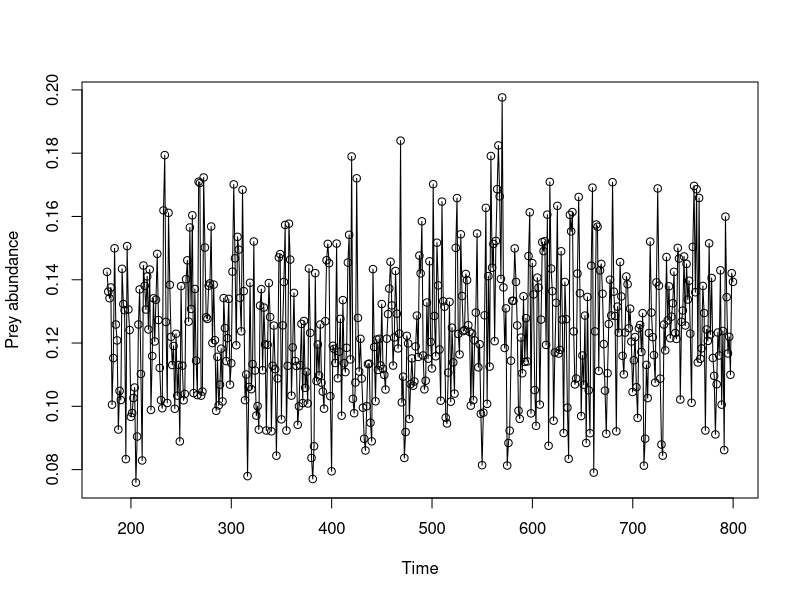
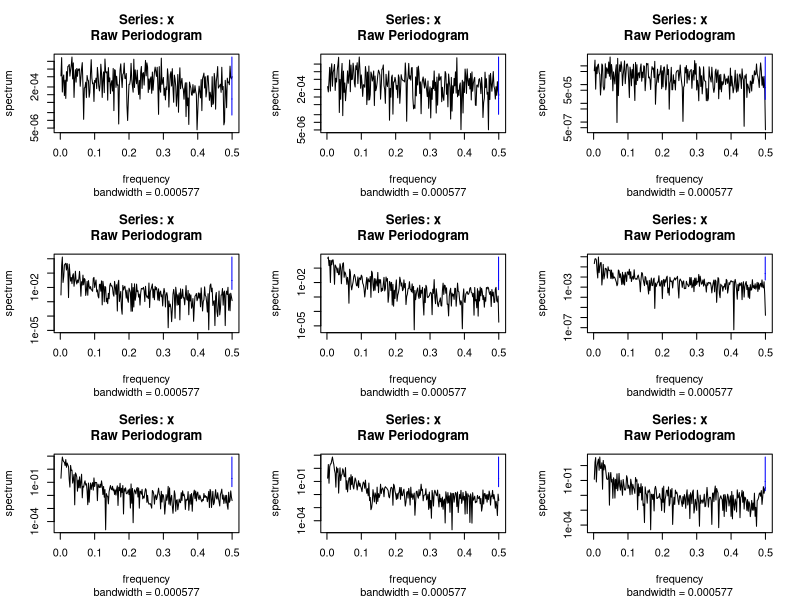
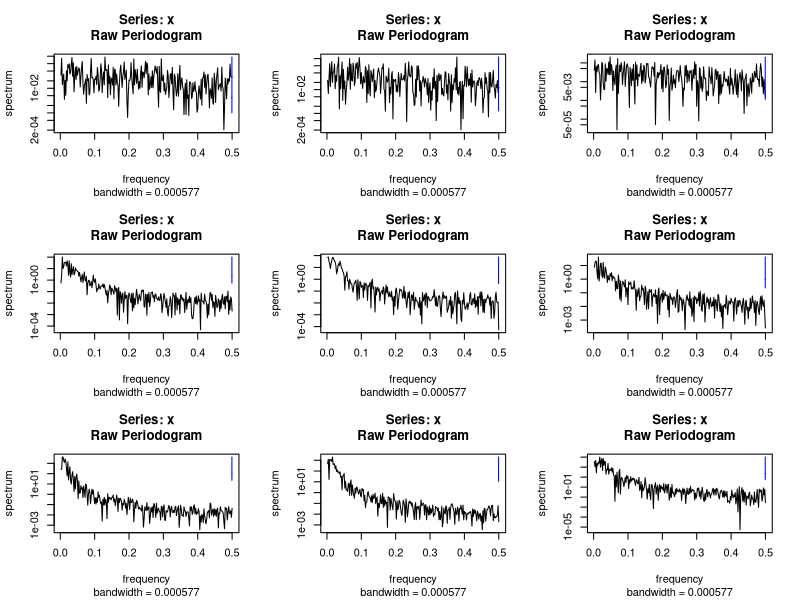
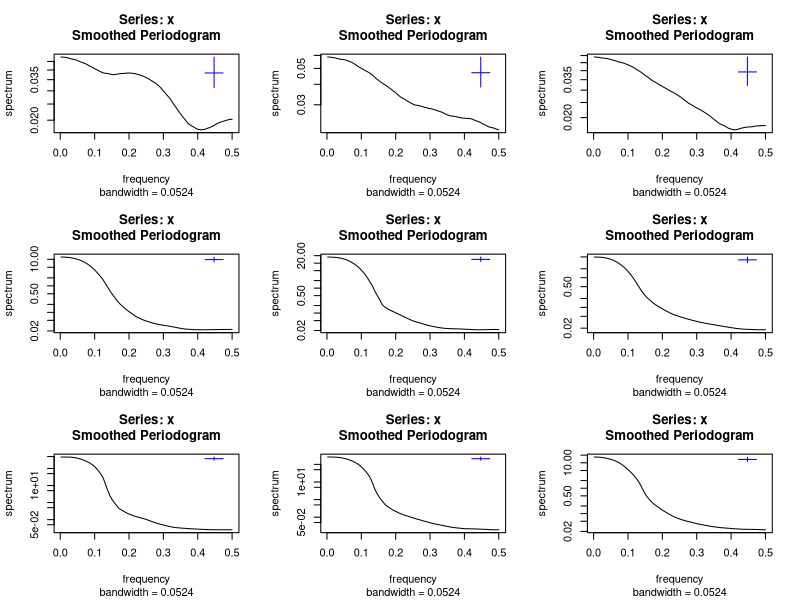
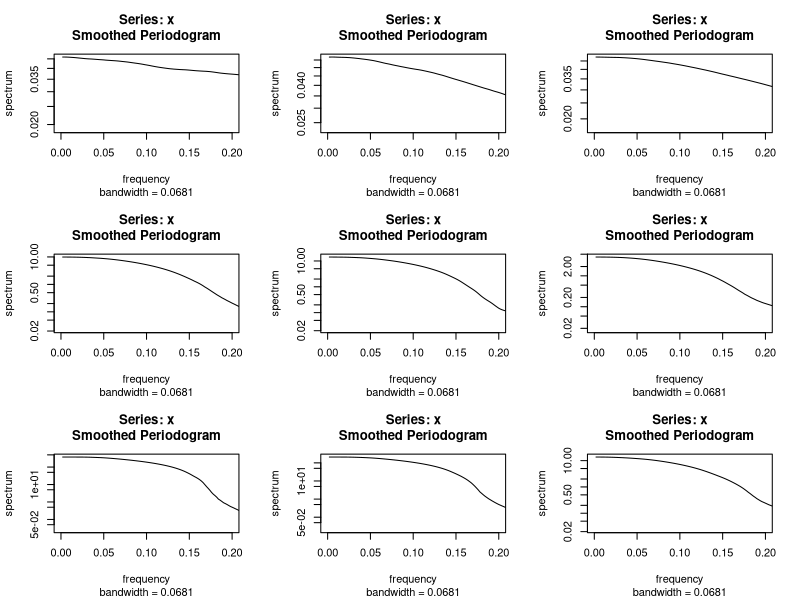
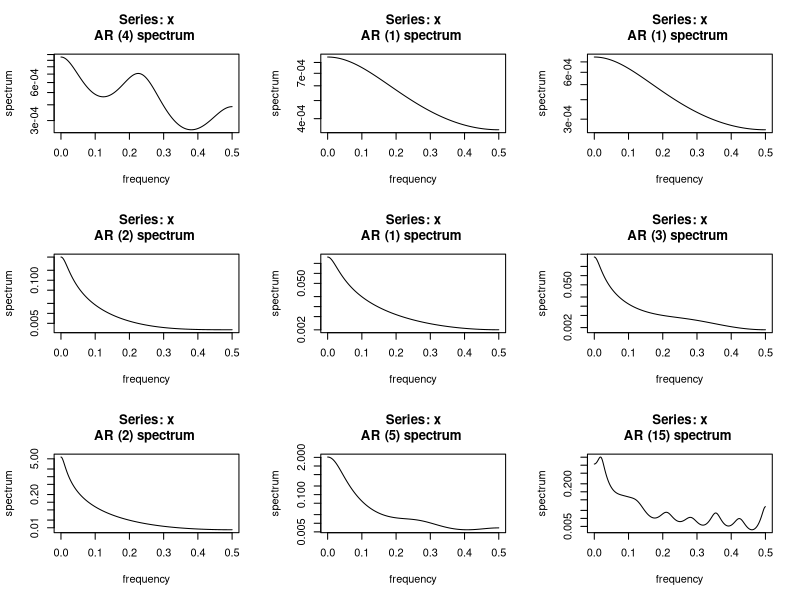
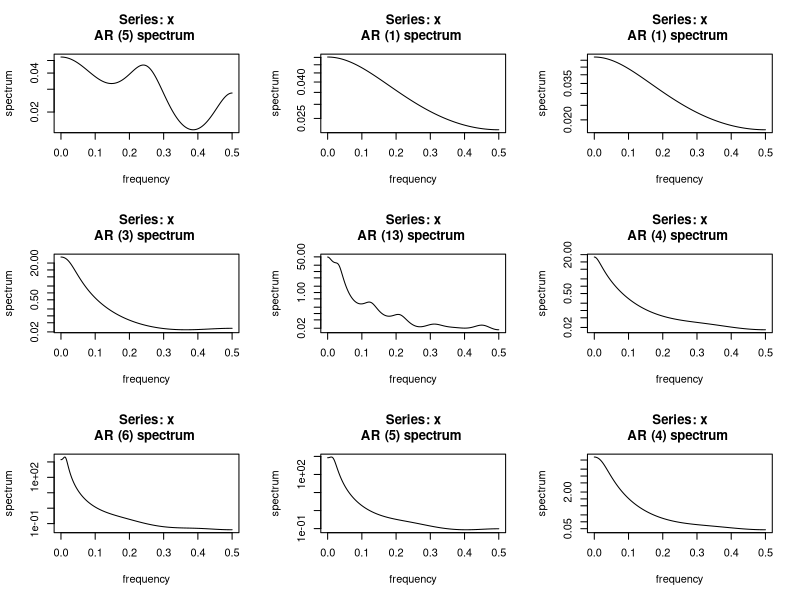

Reproduce these figures in R, in order.
### R file for plotting power spectrum

RMA = read.table("RMA.txt")
ncol(RMA)
names(RMA) = c("n","p","n2","p2","time","K")

RMA_I = read.table("RMA_I.txt")
ncol(RMA_I)
names(RMA_I) = c("n","p","n2","p2","time","K")

RMA_T = read.table("RMA_T.txt")
ncol(RMA_T)
names(RMA_T) = c("n","p","n2","p2","time","K")

## Selecting a couple of K close to 0.1, 0.5, 1.0 
RMA[RMA$K %in% c(0.128,0.520,1.024),]

plot(RMA$time[RMA$K==0.128],RMA$n[RMA$K==0.128],type="o",xlab = "Time",ylab = "Prey abundance")

par(mfrow=c(3,3))
spectrum(RMA$n[RMA$K==0.128])
spectrum(RMA_I$n[RMA_I$K==0.128])
spectrum(RMA_T$n[RMA_T$K==0.128])

spectrum(RMA$n[RMA$K==0.520])
spectrum(RMA_I$n[RMA_I$K==0.520])
spectrum(RMA_T$n[RMA_T$K==0.520])

spectrum(RMA$n[RMA$K==1.024])
spectrum(RMA_I$n[RMA_I$K==1.024])
spectrum(RMA_T$n[RMA_T$K==1.024])

## In log-scale

par(mfrow=c(3,3))
spectrum(log(RMA$n[RMA$K==0.128]), method = "pgram")
spectrum(log(RMA_I$n[RMA_I$K==0.128]), method = "pgram")
spectrum(log(RMA_T$n[RMA_T$K==0.128]), method = "pgram")

spectrum(log(RMA$n[RMA$K==0.520]), method = "pgram")
spectrum(log(RMA_I$n[RMA_I$K==0.520]), method = "pgram")
spectrum(log(RMA_T$n[RMA_T$K==0.520]), method = "pgram")

spectrum(log(RMA$n[RMA$K==1.024]), method = "pgram")
spectrum(log(RMA_I$n[RMA_I$K==1.024]), method = "pgram")
spectrum(log(RMA_T$n[RMA_T$K==1.024]), method = "pgram")

## 

par(mfrow=c(3,3))
spec<-spectrum(log(RMA$n[RMA$K==0.128]), method = "pgram", kernel("daniell", c(40,20)),
               plot = FALSE)
plot(spec)
spec<-spectrum(log(RMA_I$n[RMA_I$K==0.128]), method = "pgram", kernel("daniell", c(40,20)),
         plot = FALSE)
plot(spec)
spec<-spectrum(log(RMA_T$n[RMA_T$K==0.128]), method = "pgram", kernel("daniell", c(40,20)),
         plot = FALSE)
plot(spec)

spec<-spectrum(log(RMA$n[RMA$K==0.520]), method = "pgram", kernel("daniell", c(40,20)),
         plot = FALSE)
plot(spec)
spec<-spectrum(log(RMA_I$n[RMA_I$K==0.520]), method = "pgram", kernel("daniell", c(40,20)),
         plot = FALSE)
plot(spec)
spec<-spectrum(log(RMA_T$n[RMA_T$K==0.520]), method = "pgram", kernel("daniell", c(40,20)),
         plot = FALSE)
plot(spec)
spec<-spectrum(log(RMA$n[RMA$K==1.024]), method = "pgram", kernel("daniell", c(40,20)),
               plot = FALSE)
plot(spec)
spec<-spectrum(log(RMA_I$n[RMA_I$K==1.024]), method = "pgram", kernel("daniell", c(40,20)),
               plot = FALSE)
plot(spec)
spec<-spectrum(log(RMA_T$n[RMA_T$K==1.024]), method = "pgram", kernel("daniell", c(40,20)),
               plot = FALSE)
plot(spec)

## Perhaps I should zoom in the lower frequencies, with a max of 0.2=1/5
## With a sensible smoother
par(mfrow=c(3,3))
spec<-spectrum(log(RMA$n[RMA$K==0.128]), method = "pgram", kernel("daniell", c(50,30)),
              plot = FALSE)
plot(spec,xlim=c(0,0.2))
spec<-spectrum(log(RMA_I$n[RMA_I$K==0.128]), method = "pgram", kernel("daniell", c(50,30)),
              plot = FALSE)
plot(spec,xlim=c(0,0.2))
spec<-spectrum(log(RMA_T$n[RMA_T$K==0.128]), method = "pgram", kernel("daniell", c(50,30)),
              plot = FALSE)
plot(spec,xlim=c(0,0.2))
spec<-spectrum(log(RMA$n[RMA$K==0.520]), method = "pgram", kernel("daniell", c(50,30)),
              plot = FALSE)
plot(spec,xlim=c(0,0.2))
spec<-spectrum(log(RMA_I$n[RMA_I$K==0.520]), method = "pgram", kernel("daniell", c(50,30)),
              plot = FALSE)
plot(spec,xlim=c(0,0.2))
spec<-spectrum(log(RMA_T$n[RMA_T$K==0.520]), method = "pgram", kernel("daniell", c(50,30)),
              plot = FALSE)
plot(spec,xlim=c(0,0.2))
spec<-spectrum(log(RMA$n[RMA$K==1.024]), method = "pgram", kernel("daniell", c(50,30)),
              plot = FALSE)
plot(spec,xlim=c(0,0.2))
spec<-spectrum(log(RMA_I$n[RMA_I$K==1.024]), method = "pgram", kernel("daniell", c(50,30)),
              plot = FALSE)
plot(spec,xlim=c(0,0.2))
spec<-spectrum(log(RMA_T$n[RMA_T$K==1.024]), method = "pgram", kernel("daniell", c(50,30)),
              plot = FALSE)
plot(spec,xlim=c(0,0.2))
# 1/0.02 is 50 so we should see long-period cycles


## Different method -- but we don't have enough points it seems

par(mfrow=c(3,3))
spectrum(RMA$n[RMA$K==0.128], method = "ar")
spectrum(RMA_I$n[RMA_I$K==0.128], method = "ar")
spectrum(RMA_T$n[RMA_T$K==0.128], method = "ar")

spectrum(RMA$n[RMA$K==0.520], method = "ar")
spectrum(RMA_I$n[RMA_I$K==0.520], method = "ar")
spectrum(RMA_T$n[RMA_T$K==0.520], method = "ar")

spectrum(RMA$n[RMA$K==1.024], method = "ar")
spectrum(RMA_I$n[RMA_I$K==1.024], method = "ar")
spectrum(RMA_T$n[RMA_T$K==1.024], method = "ar")

## Log-scale might be better -- but not really

par(mfrow=c(3,3))
spectrum(log(RMA$n[RMA$K==0.128]), method = "ar")
spectrum(log(RMA_I$n[RMA_I$K==0.128]), method = "ar")
spectrum(log(RMA_T$n[RMA_T$K==0.128]), method = "ar")

spectrum(log(RMA$n[RMA$K==0.520]), method = "ar")
spectrum(log(RMA_I$n[RMA_I$K==0.520]), method = "ar")
spectrum(log(RMA_T$n[RMA_T$K==0.520]), method = "ar")

spectrum(log(RMA$n[RMA$K==1.024]), method = "ar")
spectrum(log(RMA_I$n[RMA_I$K==1.024]), method = "ar")
spectrum(log(RMA_T$n[RMA_T$K==1.024]), method = "ar")